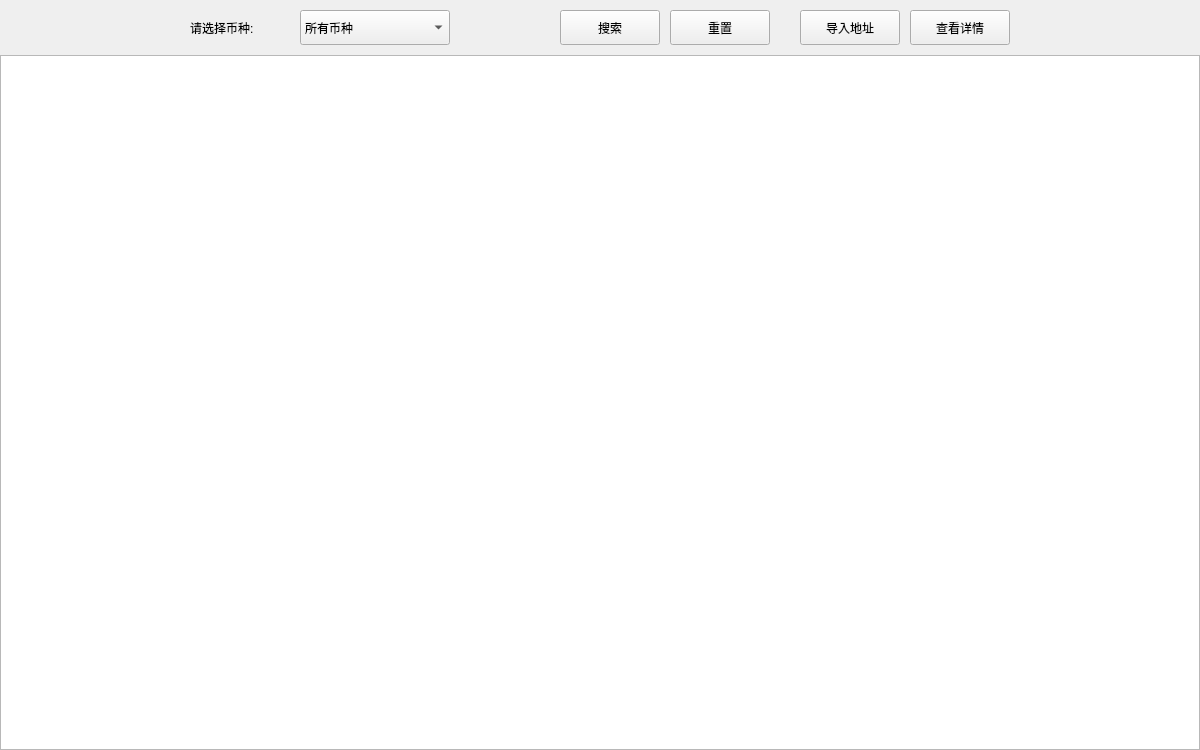
     <widget class="QWidget" name="page_AddrCountList">
      <property name="minimumSize">
       <size>
        <width>1200</width>
        <height>750</height>
       </size>
      </property>
      <layout class="QVBoxLayout" name="verticalLayout_2">
       <property name="spacing">
        <number>10</number>
       </property>
       <property name="leftMargin">
        <number>0</number>
       </property>
       <property name="topMargin">
        <number>10</number>
       </property>
       <property name="rightMargin">
        <number>0</number>
       </property>
       <property name="bottomMargin">
        <number>0</number>
       </property>
       <item>
        <layout class="QHBoxLayout" name="horizontalLayout_3">
         <item>
          <spacer name="horizontalSpacer_6">
           <property name="orientation">
            <enum>Qt::Horizontal</enum>
           </property>
           <property name="sizeHint" stdset="0">
            <size>
             <width>40</width>
             <height>20</height>
            </size>
           </property>
          </spacer>
         </item>
         <item>
          <widget class="QLabel" name="label_4">
           <property name="minimumSize">
            <size>
             <width>100</width>
             <height>35</height>
            </size>
           </property>
           <property name="maximumSize">
            <size>
             <width>100</width>
             <height>35</height>
            </size>
           </property>
           <property name="text">
            <string>请选择币种:</string>
           </property>
          </widget>
         </item>
         <item>
          <widget class="QComboBox" name="cbx_AddrCountList_CoinType">
           <property name="minimumSize">
            <size>
             <width>150</width>
             <height>35</height>
            </size>
           </property>
           <property name="maximumSize">
            <size>
             <width>150</width>
             <height>35</height>
            </size>
           </property>
           <property name="styleSheet">
            <string notr="true"/>
           </property>
           <item>
            <property name="text">
             <string>所有币种</string>
            </property>
           </item>
          </widget>
         </item>
         <item>
          <spacer name="horizontalSpacer_7">
           <property name="orientation">
            <enum>Qt::Horizontal</enum>
           </property>
           <property name="sizeType">
            <enum>QSizePolicy::Fixed</enum>
           </property>
           <property name="sizeHint" stdset="0">
            <size>
             <width>100</width>
             <height>20</height>
            </size>
           </property>
          </spacer>
         </item>
         <item>
          <widget class="QPushButton" name="btn_AddrCountList_Search">
           <property name="minimumSize">
            <size>
             <width>100</width>
             <height>35</height>
            </size>
           </property>
           <property name="maximumSize">
            <size>
             <width>100</width>
             <height>35</height>
            </size>
           </property>
           <property name="cursor">
            <cursorShape>PointingHandCursor</cursorShape>
           </property>
           <property name="focusPolicy">
            <enum>Qt::NoFocus</enum>
           </property>
           <property name="styleSheet">
            <string notr="true"/>
           </property>
           <property name="text">
            <string>搜索</string>
           </property>
          </widget>
         </item>
         <item>
          <widget class="QPushButton" name="btn_AddrCountList_Reset">
           <property name="minimumSize">
            <size>
             <width>100</width>
             <height>35</height>
            </size>
           </property>
           <property name="maximumSize">
            <size>
             <width>100</width>
             <height>35</height>
            </size>
           </property>
           <property name="cursor">
            <cursorShape>PointingHandCursor</cursorShape>
           </property>
           <property name="focusPolicy">
            <enum>Qt::NoFocus</enum>
           </property>
           <property name="styleSheet">
            <string notr="true"/>
           </property>
           <property name="text">
            <string>重置</string>
           </property>
          </widget>
         </item>
         <item>
          <spacer name="horizontalSpacer_8">
           <property name="orientation">
            <enum>Qt::Horizontal</enum>
           </property>
           <property name="sizeType">
            <enum>QSizePolicy::Fixed</enum>
           </property>
           <property name="sizeHint" stdset="0">
            <size>
             <width>20</width>
             <height>20</height>
            </size>
           </property>
          </spacer>
         </item>
         <item>
          <widget class="QPushButton" name="btn_AddrCountList_ImportAddr">
           <property name="minimumSize">
            <size>
             <width>100</width>
             <height>35</height>
            </size>
           </property>
           <property name="maximumSize">
            <size>
             <width>100</width>
             <height>35</height>
            </size>
           </property>
           <property name="cursor">
            <cursorShape>PointingHandCursor</cursorShape>
           </property>
           <property name="focusPolicy">
            <enum>Qt::NoFocus</enum>
           </property>
           <property name="styleSheet">
            <string notr="true"/>
           </property>
           <property name="text">
            <string>导入地址</string>
           </property>
          </widget>
         </item>
         <item>
          <widget class="QPushButton" name="btn_AddrCountList_LookDetail">
           <property name="minimumSize">
            <size>
             <width>100</width>
             <height>35</height>
            </size>
           </property>
           <property name="maximumSize">
            <size>
             <width>100</width>
             <height>35</height>
            </size>
           </property>
           <property name="cursor">
            <cursorShape>PointingHandCursor</cursorShape>
           </property>
           <property name="focusPolicy">
            <enum>Qt::NoFocus</enum>
           </property>
           <property name="styleSheet">
            <string notr="true"/>
           </property>
           <property name="text">
            <string>查看详情</string>
           </property>
          </widget>
         </item>
         <item>
          <spacer name="horizontalSpacer_9">
           <property name="orientation">
            <enum>Qt::Horizontal</enum>
           </property>
           <property name="sizeHint" stdset="0">
            <size>
             <width>40</width>
             <height>20</height>
            </size>
           </property>
          </spacer>
         </item>
        </layout>
       </item>
       <item>
        <layout class="QGridLayout" name="gridLayout_2">
         <property name="spacing">
          <number>0</number>
         </property>
         <item row="0" column="0">
          <widget class="QTableWidget" name="tbw_AddrCountList">
           <property name="minimumSize">
            <size>
             <width>1200</width>
             <height>695</height>
            </size>
           </property>
          </widget>
         </item>
        </layout>
       </item>
      </layout>
     </widget>
